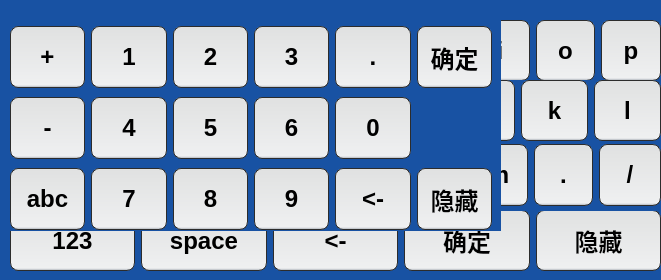
<?xml version="1.0" encoding="UTF-8"?>
<ui version="4.0">
 <class>InputPanelForm</class>
 <widget class="QWidget" name="InputPanelForm">
  <property name="geometry">
   <rect>
    <x>0</x>
    <y>0</y>
    <width>661</width>
    <height>280</height>
   </rect>
  </property>
  <property name="windowTitle">
   <string>Form</string>
  </property>
  <property name="styleSheet">
   <string notr="true">QWidget { 
	
	background-color: rgb(24, 82, 163);
}
QPushButton{		
border: 1px solid rgb(44, 44, 44);
border-radius: 8px;
height: 60px;
width: 60px; 		
font: bold 24px;
	
	background-color: qlineargradient(spread:pad, x1:1, y1:1, x2:1, y2:0, stop:0 rgba(181, 181, 182, 230), stop:0.0397727 rgba(239, 240, 241, 255), stop:0.994318 rgba(224, 225, 225, 255));
}
QPushButton:hover{
	background-color: qlineargradient(spread:pad, x1:1, y1:1, x2:1, y2:0, stop:0 rgba(181, 181, 182, 230), stop:0.0227273 rgba(158, 241, 135, 255), stop:0.994318 rgba(181, 225, 133, 255));	
border: 1px solid rgb(44, 44, 44);
	height: 60px;
	width: 60px; 		
	font: bold 24px;
}
QPushButton:pressed{	
	background-color: qlineargradient(spread:pad, x1:1, y1:1, x2:1, y2:0, stop:0 rgba(181, 181, 182, 230), stop:0.0227273 rgba(158, 241, 135, 255), stop:0.994318 rgba(181, 225, 133, 255));	
border: 1px solid rgb(44, 44, 44);
	height: 60px;
	width: 60px; 		
	font: bold 24px;
}
QPushButton:focus{padding: -1;}
</string>
  </property>
  <widget class="QWidget" name="widget" native="true">
   <property name="geometry">
    <rect>
     <x>0</x>
     <y>20</y>
     <width>661</width>
     <height>271</height>
    </rect>
   </property>
   <property name="styleSheet">
    <string notr="true"/>
   </property>
   <widget class="QWidget" name="verticalLayoutWidget_3">
    <property name="geometry">
     <rect>
      <x>10</x>
      <y>190</y>
      <width>651</width>
      <height>61</height>
     </rect>
    </property>
    <layout class="QHBoxLayout" name="horizontalLayout_4">
     <item>
      <widget class="QPushButton" name="pushButton_123">
       <property name="focusPolicy">
        <enum>Qt::NoFocus</enum>
       </property>
       <property name="text">
        <string>123</string>
       </property>
      </widget>
     </item>
     <item>
      <widget class="QPushButton" name="pushButton_space">
       <property name="focusPolicy">
        <enum>Qt::NoFocus</enum>
       </property>
       <property name="styleSheet">
        <string notr="true">border-image: url(:/rc/res/key_space.png);</string>
       </property>
       <property name="text">
        <string>space</string>
       </property>
      </widget>
     </item>
     <item>
      <widget class="QPushButton" name="pushButton_del">
       <property name="minimumSize">
        <size>
         <width>40</width>
         <height>40</height>
        </size>
       </property>
       <property name="focusPolicy">
        <enum>Qt::NoFocus</enum>
       </property>
       <property name="text">
        <string>&lt;-</string>
       </property>
      </widget>
     </item>
     <item>
      <widget class="QPushButton" name="pushButton_OK">
       <property name="minimumSize">
        <size>
         <width>40</width>
         <height>40</height>
        </size>
       </property>
       <property name="focusPolicy">
        <enum>Qt::NoFocus</enum>
       </property>
       <property name="text">
        <string>确定</string>
       </property>
      </widget>
     </item>
     <item>
      <widget class="QPushButton" name="pushButton_hide">
       <property name="focusPolicy">
        <enum>Qt::NoFocus</enum>
       </property>
       <property name="text">
        <string>隐藏</string>
       </property>
      </widget>
     </item>
    </layout>
   </widget>
   <widget class="QWidget" name="horizontalLayoutWidget_3">
    <property name="geometry">
     <rect>
      <x>10</x>
      <y>120</y>
      <width>651</width>
      <height>71</height>
     </rect>
    </property>
    <layout class="QHBoxLayout" name="horizontalLayout_3">
     <item>
      <widget class="QPushButton" name="pushButton_capsLook">
       <property name="focusPolicy">
        <enum>Qt::NoFocus</enum>
       </property>
       <property name="text">
        <string>大写</string>
       </property>
      </widget>
     </item>
     <item>
      <widget class="QPushButton" name="pushButton_key_z">
       <property name="minimumSize">
        <size>
         <width>40</width>
         <height>40</height>
        </size>
       </property>
       <property name="focusPolicy">
        <enum>Qt::NoFocus</enum>
       </property>
       <property name="text">
        <string>z</string>
       </property>
      </widget>
     </item>
     <item>
      <widget class="QPushButton" name="pushButton_key_x">
       <property name="minimumSize">
        <size>
         <width>40</width>
         <height>40</height>
        </size>
       </property>
       <property name="focusPolicy">
        <enum>Qt::NoFocus</enum>
       </property>
       <property name="text">
        <string>x</string>
       </property>
      </widget>
     </item>
     <item>
      <widget class="QPushButton" name="pushButton_key_c">
       <property name="minimumSize">
        <size>
         <width>40</width>
         <height>40</height>
        </size>
       </property>
       <property name="focusPolicy">
        <enum>Qt::NoFocus</enum>
       </property>
       <property name="text">
        <string>c</string>
       </property>
      </widget>
     </item>
     <item>
      <widget class="QPushButton" name="pushButton_key_v">
       <property name="minimumSize">
        <size>
         <width>40</width>
         <height>40</height>
        </size>
       </property>
       <property name="focusPolicy">
        <enum>Qt::NoFocus</enum>
       </property>
       <property name="text">
        <string>v</string>
       </property>
      </widget>
     </item>
     <item>
      <widget class="QPushButton" name="pushButton_key_b">
       <property name="minimumSize">
        <size>
         <width>40</width>
         <height>40</height>
        </size>
       </property>
       <property name="focusPolicy">
        <enum>Qt::NoFocus</enum>
       </property>
       <property name="text">
        <string>b</string>
       </property>
      </widget>
     </item>
     <item>
      <widget class="QPushButton" name="pushButton_key_n">
       <property name="minimumSize">
        <size>
         <width>40</width>
         <height>40</height>
        </size>
       </property>
       <property name="focusPolicy">
        <enum>Qt::NoFocus</enum>
       </property>
       <property name="text">
        <string>n</string>
       </property>
      </widget>
     </item>
     <item>
      <widget class="QPushButton" name="pushButton_key_m">
       <property name="minimumSize">
        <size>
         <width>40</width>
         <height>40</height>
        </size>
       </property>
       <property name="focusPolicy">
        <enum>Qt::NoFocus</enum>
       </property>
       <property name="text">
        <string>m</string>
       </property>
      </widget>
     </item>
     <item>
      <widget class="QPushButton" name="pushButton_key_point">
       <property name="minimumSize">
        <size>
         <width>40</width>
         <height>40</height>
        </size>
       </property>
       <property name="focusPolicy">
        <enum>Qt::NoFocus</enum>
       </property>
       <property name="text">
        <string>.</string>
       </property>
      </widget>
     </item>
     <item>
      <widget class="QPushButton" name="pushButton_key_backslash">
       <property name="focusPolicy">
        <enum>Qt::NoFocus</enum>
       </property>
       <property name="text">
        <string>/</string>
       </property>
      </widget>
     </item>
    </layout>
   </widget>
   <widget class="QWidget" name="horizontalLayoutWidget">
    <property name="geometry">
     <rect>
      <x>10</x>
      <y>0</y>
      <width>651</width>
      <height>61</height>
     </rect>
    </property>
    <layout class="QHBoxLayout" name="horizontalLayout">
     <item>
      <widget class="QPushButton" name="pushButton_key_q">
       <property name="minimumSize">
        <size>
         <width>40</width>
         <height>40</height>
        </size>
       </property>
       <property name="focusPolicy">
        <enum>Qt::NoFocus</enum>
       </property>
       <property name="text">
        <string>q</string>
       </property>
      </widget>
     </item>
     <item>
      <widget class="QPushButton" name="pushButton_key_w">
       <property name="minimumSize">
        <size>
         <width>40</width>
         <height>40</height>
        </size>
       </property>
       <property name="focusPolicy">
        <enum>Qt::NoFocus</enum>
       </property>
       <property name="text">
        <string>w</string>
       </property>
      </widget>
     </item>
     <item>
      <widget class="QPushButton" name="pushButton_key_e">
       <property name="minimumSize">
        <size>
         <width>40</width>
         <height>40</height>
        </size>
       </property>
       <property name="focusPolicy">
        <enum>Qt::NoFocus</enum>
       </property>
       <property name="text">
        <string>e</string>
       </property>
      </widget>
     </item>
     <item>
      <widget class="QPushButton" name="pushButton_key_r">
       <property name="minimumSize">
        <size>
         <width>40</width>
         <height>40</height>
        </size>
       </property>
       <property name="focusPolicy">
        <enum>Qt::NoFocus</enum>
       </property>
       <property name="text">
        <string>r</string>
       </property>
      </widget>
     </item>
     <item>
      <widget class="QPushButton" name="pushButton_key_t">
       <property name="minimumSize">
        <size>
         <width>40</width>
         <height>40</height>
        </size>
       </property>
       <property name="focusPolicy">
        <enum>Qt::NoFocus</enum>
       </property>
       <property name="text">
        <string>t</string>
       </property>
      </widget>
     </item>
     <item>
      <widget class="QPushButton" name="pushButton_key_y">
       <property name="minimumSize">
        <size>
         <width>40</width>
         <height>40</height>
        </size>
       </property>
       <property name="focusPolicy">
        <enum>Qt::NoFocus</enum>
       </property>
       <property name="text">
        <string>y</string>
       </property>
      </widget>
     </item>
     <item>
      <widget class="QPushButton" name="pushButton_key_u">
       <property name="minimumSize">
        <size>
         <width>40</width>
         <height>40</height>
        </size>
       </property>
       <property name="focusPolicy">
        <enum>Qt::NoFocus</enum>
       </property>
       <property name="text">
        <string>u</string>
       </property>
      </widget>
     </item>
     <item>
      <widget class="QPushButton" name="pushButton_key_i">
       <property name="minimumSize">
        <size>
         <width>40</width>
         <height>40</height>
        </size>
       </property>
       <property name="focusPolicy">
        <enum>Qt::NoFocus</enum>
       </property>
       <property name="text">
        <string>i</string>
       </property>
      </widget>
     </item>
     <item>
      <widget class="QPushButton" name="pushButton_key_o">
       <property name="minimumSize">
        <size>
         <width>40</width>
         <height>40</height>
        </size>
       </property>
       <property name="focusPolicy">
        <enum>Qt::NoFocus</enum>
       </property>
       <property name="text">
        <string>o</string>
       </property>
      </widget>
     </item>
     <item>
      <widget class="QPushButton" name="pushButton_key_p">
       <property name="minimumSize">
        <size>
         <width>40</width>
         <height>40</height>
        </size>
       </property>
       <property name="focusPolicy">
        <enum>Qt::NoFocus</enum>
       </property>
       <property name="text">
        <string>p</string>
       </property>
      </widget>
     </item>
    </layout>
   </widget>
   <widget class="QWidget" name="horizontalLayoutWidget_2">
    <property name="geometry">
     <rect>
      <x>10</x>
      <y>60</y>
      <width>651</width>
      <height>61</height>
     </rect>
    </property>
    <layout class="QHBoxLayout" name="horizontalLayout_2">
     <item>
      <widget class="QPushButton" name="pushButton_key_a">
       <property name="minimumSize">
        <size>
         <width>40</width>
         <height>40</height>
        </size>
       </property>
       <property name="focusPolicy">
        <enum>Qt::NoFocus</enum>
       </property>
       <property name="text">
        <string>a</string>
       </property>
      </widget>
     </item>
     <item>
      <widget class="QPushButton" name="pushButton_key_s">
       <property name="minimumSize">
        <size>
         <width>40</width>
         <height>40</height>
        </size>
       </property>
       <property name="focusPolicy">
        <enum>Qt::NoFocus</enum>
       </property>
       <property name="text">
        <string>s</string>
       </property>
      </widget>
     </item>
     <item>
      <widget class="QPushButton" name="pushButton_key_d">
       <property name="minimumSize">
        <size>
         <width>40</width>
         <height>40</height>
        </size>
       </property>
       <property name="focusPolicy">
        <enum>Qt::NoFocus</enum>
       </property>
       <property name="text">
        <string>d</string>
       </property>
      </widget>
     </item>
     <item>
      <widget class="QPushButton" name="pushButton_key_f">
       <property name="minimumSize">
        <size>
         <width>40</width>
         <height>40</height>
        </size>
       </property>
       <property name="focusPolicy">
        <enum>Qt::NoFocus</enum>
       </property>
       <property name="text">
        <string>f</string>
       </property>
      </widget>
     </item>
     <item>
      <widget class="QPushButton" name="pushButton_key_g">
       <property name="minimumSize">
        <size>
         <width>40</width>
         <height>40</height>
        </size>
       </property>
       <property name="focusPolicy">
        <enum>Qt::NoFocus</enum>
       </property>
       <property name="text">
        <string>g</string>
       </property>
      </widget>
     </item>
     <item>
      <widget class="QPushButton" name="pushButton_key_h">
       <property name="minimumSize">
        <size>
         <width>40</width>
         <height>40</height>
        </size>
       </property>
       <property name="focusPolicy">
        <enum>Qt::NoFocus</enum>
       </property>
       <property name="text">
        <string>h</string>
       </property>
      </widget>
     </item>
     <item>
      <widget class="QPushButton" name="pushButton_key_j">
       <property name="minimumSize">
        <size>
         <width>40</width>
         <height>40</height>
        </size>
       </property>
       <property name="focusPolicy">
        <enum>Qt::NoFocus</enum>
       </property>
       <property name="text">
        <string>j</string>
       </property>
      </widget>
     </item>
     <item>
      <widget class="QPushButton" name="pushButton_key_k">
       <property name="minimumSize">
        <size>
         <width>40</width>
         <height>40</height>
        </size>
       </property>
       <property name="focusPolicy">
        <enum>Qt::NoFocus</enum>
       </property>
       <property name="text">
        <string>k</string>
       </property>
      </widget>
     </item>
     <item>
      <widget class="QPushButton" name="pushButton_key_l">
       <property name="minimumSize">
        <size>
         <width>40</width>
         <height>40</height>
        </size>
       </property>
       <property name="focusPolicy">
        <enum>Qt::NoFocus</enum>
       </property>
       <property name="text">
        <string>l</string>
       </property>
      </widget>
     </item>
    </layout>
   </widget>
  </widget>
  <widget class="QWidget" name="widget_2" native="true">
   <property name="geometry">
    <rect>
     <x>0</x>
     <y>0</y>
     <width>501</width>
     <height>231</height>
    </rect>
   </property>
   <property name="styleSheet">
    <string notr="true"/>
   </property>
   <widget class="QWidget" name="gridLayoutWidget">
    <property name="geometry">
     <rect>
      <x>10</x>
      <y>23</y>
      <width>482</width>
      <height>211</height>
     </rect>
    </property>
    <layout class="QGridLayout" name="gridLayout" rowstretch="0,0,0">
     <item row="1" column="4">
      <widget class="QPushButton" name="pushButton_key_0">
       <property name="focusPolicy">
        <enum>Qt::NoFocus</enum>
       </property>
       <property name="text">
        <string>0</string>
       </property>
      </widget>
     </item>
     <item row="2" column="2">
      <widget class="QPushButton" name="pushButton_key_8">
       <property name="focusPolicy">
        <enum>Qt::NoFocus</enum>
       </property>
       <property name="text">
        <string>8</string>
       </property>
      </widget>
     </item>
     <item row="0" column="1">
      <widget class="QPushButton" name="pushButton_key_1">
       <property name="focusPolicy">
        <enum>Qt::NoFocus</enum>
       </property>
       <property name="text">
        <string>1</string>
       </property>
      </widget>
     </item>
     <item row="1" column="0">
      <widget class="QPushButton" name="pushButton_key_del">
       <property name="focusPolicy">
        <enum>Qt::NoFocus</enum>
       </property>
       <property name="text">
        <string>-</string>
       </property>
      </widget>
     </item>
     <item row="0" column="2">
      <widget class="QPushButton" name="pushButton_key_2">
       <property name="focusPolicy">
        <enum>Qt::NoFocus</enum>
       </property>
       <property name="text">
        <string>2</string>
       </property>
      </widget>
     </item>
     <item row="2" column="3">
      <widget class="QPushButton" name="pushButton_key_9">
       <property name="focusPolicy">
        <enum>Qt::NoFocus</enum>
       </property>
       <property name="text">
        <string>9</string>
       </property>
      </widget>
     </item>
     <item row="1" column="2">
      <widget class="QPushButton" name="pushButton_key_5">
       <property name="focusPolicy">
        <enum>Qt::NoFocus</enum>
       </property>
       <property name="text">
        <string>5</string>
       </property>
      </widget>
     </item>
     <item row="1" column="1">
      <widget class="QPushButton" name="pushButton_key_4">
       <property name="focusPolicy">
        <enum>Qt::NoFocus</enum>
       </property>
       <property name="text">
        <string>4</string>
       </property>
      </widget>
     </item>
     <item row="0" column="0">
      <widget class="QPushButton" name="pushButton_key_add">
       <property name="focusPolicy">
        <enum>Qt::NoFocus</enum>
       </property>
       <property name="text">
        <string>+</string>
       </property>
      </widget>
     </item>
     <item row="0" column="3">
      <widget class="QPushButton" name="pushButton_key_3">
       <property name="focusPolicy">
        <enum>Qt::NoFocus</enum>
       </property>
       <property name="text">
        <string>3</string>
       </property>
      </widget>
     </item>
     <item row="2" column="1">
      <widget class="QPushButton" name="pushButton_key_7">
       <property name="focusPolicy">
        <enum>Qt::NoFocus</enum>
       </property>
       <property name="text">
        <string>7</string>
       </property>
      </widget>
     </item>
     <item row="1" column="3">
      <widget class="QPushButton" name="pushButton_key_6">
       <property name="focusPolicy">
        <enum>Qt::NoFocus</enum>
       </property>
       <property name="text">
        <string>6</string>
       </property>
      </widget>
     </item>
     <item row="2" column="0">
      <widget class="QPushButton" name="pushButton_abc">
       <property name="focusPolicy">
        <enum>Qt::NoFocus</enum>
       </property>
       <property name="text">
        <string>abc</string>
       </property>
      </widget>
     </item>
     <item row="0" column="4">
      <widget class="QPushButton" name="pushButton_key_point_2">
       <property name="minimumSize">
        <size>
         <width>40</width>
         <height>40</height>
        </size>
       </property>
       <property name="focusPolicy">
        <enum>Qt::NoFocus</enum>
       </property>
       <property name="text">
        <string>.</string>
       </property>
      </widget>
     </item>
     <item row="2" column="4">
      <widget class="QPushButton" name="pushButton_number_del">
       <property name="focusPolicy">
        <enum>Qt::NoFocus</enum>
       </property>
       <property name="text">
        <string>&lt;-</string>
       </property>
      </widget>
     </item>
     <item row="0" column="5">
      <widget class="QPushButton" name="pushButton_number_ok">
       <property name="focusPolicy">
        <enum>Qt::NoFocus</enum>
       </property>
       <property name="text">
        <string>确定</string>
       </property>
      </widget>
     </item>
     <item row="2" column="5">
      <widget class="QPushButton" name="pushButton_number_hide">
       <property name="focusPolicy">
        <enum>Qt::NoFocus</enum>
       </property>
       <property name="text">
        <string>隐藏</string>
       </property>
      </widget>
     </item>
    </layout>
   </widget>
  </widget>
 </widget>
 <resources/>
 <connections/>
</ui>
